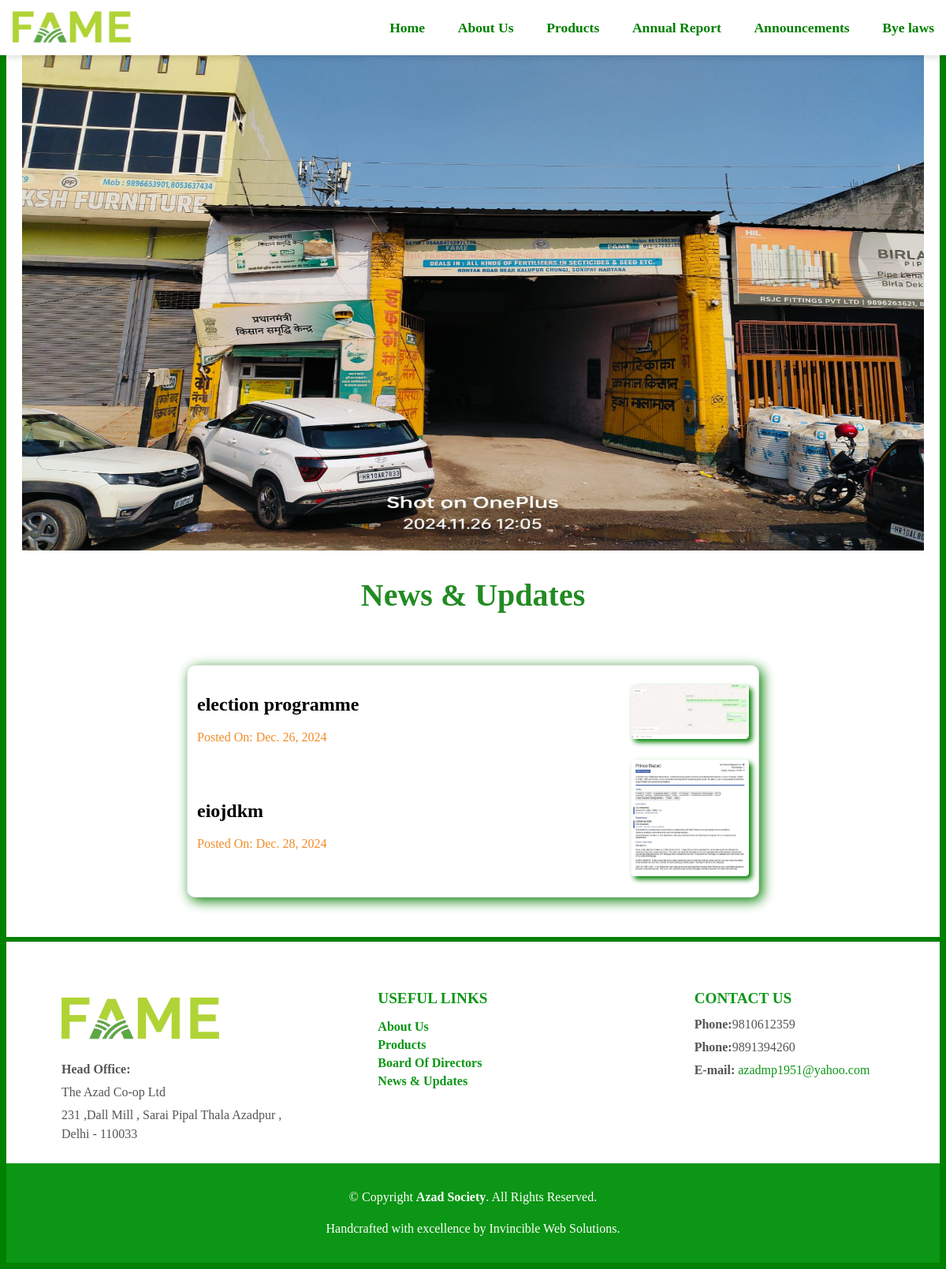
The page /website/Announcements/ on the database its author committed.
### website/models.py (models this page shows, shortened)
class HomeSlide(models.Model):
    Heading=models.CharField(max_length=100)
    Establishedyear=models.IntegerField(max_length=4,default="2024")
    Registrationnumber=models.CharField(max_length=25,default="MSCS/CR/208/2005")
    Officetype=models.CharField(max_length=20)
    Address=models.CharField(max_length=100)
    Logo=models.ImageField(upload_to='website/HomeSlide/images/logo',default="")
    Banner=models.ImageField(upload_to='website/HomeSlide/images/banner',default="")
    news_heading=models.CharField(max_length=50,default="")
    news_date=models.DateField(default="2004-01-01")
    news_image=models.ImageField(upload_to="website/HomeSlide/images/news",default="")
    news_Attachment=models.FileField(upload_to="websit/HomeSlide/attachment",default="")
    Phone1=models.IntegerField()
    Phone2=models.IntegerField()
    Email=models.EmailField()

class Announcement(models.Model):
    Announcement="Announcement"
    Image=models.ImageField(upload_to='website/Announcements/images',default="")

class NewsandUpdate(models.Model):
    News_date=models.DateField()
    News_title=models.CharField(max_length=20)
    News_desc=models.CharField(max_length=30)
    News_image=models.ImageField(upload_to='website/News/images',default="")
    News_attachment=models.FileField(upload_to='website/News/Attachments',default="")

### website/views.py (the view)
# urls.py: path('Announcements/',views.Announcements,name='Announcements'),
def Announcements(request):
    Announcements=Announcement.objects.all()
    Byelaws=Byelaw.objects.all()
    Homeslide=HomeSlide.objects.all()
    Products=Product.objects.all()
    directors=director.objects.all()
    Newsandupdates = NewsandUpdate.objects.all()
    n=len(Newsandupdates)
    params = {'Newsandupdates': Newsandupdates,range:range(n),'Product': Products,'director':directors,'Homeslide':Homeslide,'Byelaw':Byelaws,'Announcement':Announcements}
    return render(request,'website/announcements.html',params)

### website/templates/website/announcements.html (shortened to what this page needs)
{% extends 'website/basic.html' %}
{% block body %}
{%load static%}
      <section class="news-section">
        <div class="mainimg"style="width: 100%;">
          <img src='/media/{{Announcement.0.Image}}'style="width: 100%;"/><br>
        </div>
        <div class="news-header">
          <h2 class="heading2">News & Updates</h2>
        </div>
        <div class="news-card" style="margin-top: 20px;">
          {% for i in Newsandupdates %}
          {% load static %}
          <div class="news-content">
            <div class="news-text">
              <h3><a href='/media/{{i.News_attachment}}' style="color: black;">{{i.News_title}}</a></h3>
              <p class="news-date">Posted On: {{i.News_date}}</p>
            </div>
            <div class="news-image">
              <img src='/media/{{i.News_image}}' alt="News Image">
            </div>
            {%endfor%}
        </div>
        </div>
      </section>
      {% endblock %}

### website/templates/website/basic.html (shortened to what this page needs)
{%load  static%}
<!DOCTYPE html>
<html lang="en">
<head>
  <link rel="stylesheet" href="{% static 'style/style.css' %}">
</head>
<body class="body">
  {%load  static %}
  <header id="header" style="position: fixed;width: 100%;top: 0px;left: 0%;">
    <nav class="navbar">
      <div class="logo">
        <img src='/media/{{Homeslide.0.Logo}}'>
      </div>
      <ul class="nav-links" id="nav-links">
        <li><a href="/website/">Home</a></li>
        <li><a href="/website/aboutus">About Us</a></li>
        <li><a href="/website/Products">Products</a></li>
        <li><a href="/website/AnnualReports">Annual Report</a></li>
        <li><a href="/website/Announcements">Announcements</a></li>
        <li><a href='/media/{{Byelaw.0.Byelaw_document}}'>Bye laws</a></li>
      </ul>
    </nav>
  </header>
{% block body%}  {% endblock %}
  <footer class="footer">
    <div class="footer-container">
      <div class="footer-section">
        <h2 class="footer-logo"><img src='/media/{{Homeslide.0.Logo}}'/></h2>
        <p><strong>{{Homeslide.0.Officetype}}:</strong></p>
        <p>{{Homeslide.0.Heading}}</p>
        <p>{{Homeslide.0.Address}}</p>
      </div>
      <div class="footer-section">
        <h3>USEFUL LINKS</h3>
        <ul class="footer-links">
          <li><a href="/website/aboutus">About Us</a></li>
          <li><a href="/website/Products">Products</a></li>
          <li><a href="/website/Boardofdirectors">Board Of Directors</a></li>
          <li><a href="/website/Announcements">News & Updates</a></li>
        </ul>
      </div>
      <div class="footer-section">
        <h3>CONTACT US</h3>
        <p><strong>Phone:</strong>{{Homeslide.0.Phone1}}</p>
        <p><strong>Phone:</strong>{{Homeslide.0.Phone2}}</p>
        <p><strong>E-mail:</strong> <a href="mailto:famemkt@yahoo.in">{{Homeslide.0.Email}}</a></p>
      </div>
    <div class="footer-bottom">
      <p>© Copyright <strong>Azad Society</strong>. All Rights Reserved.</p>
      <p>Handcrafted with excellence by Invincible Web Solutions.</p>
    </div>
  </div>
  </footer>
</body>
</html>

### website/static/style/style.css (style rules this page uses)
body { background-color: #008000; }
.body { font-family: 'Times New Roman', Times, serif; }
#header { background-color: #fff; box-shadow: 0px 4px 6px rgba(0, 0, 0, 0.1); z-index: 1000; }
.mainimg img { display: block; }
header { background: white; padding: 0.5em 1em; box-shadow: 0 4px 6px rgba(0, 0, 0, 0.2); position: sticky; }
.navbar { display: flex; justify-content: space-between; align-items: center; position: relative; }
.logo img { width: 150px; height: auto; }
.nav-links { list-style: none; display: flex; gap: 1.5em; padding-right: 22px; margin: 0; }
.nav-links li a { text-decoration: none; color: #008000; font-weight: bold; font-size: 1.1em; position: relative; padding: 0.5em; transition: color 0.3s, transform 0.3s; }
.nav-links li a::after { content: ""; position: absolute; left: 0; bottom: 0; width: 0; height: 3px; background: #ffd700; transition: width 0.3s ease-in-out; }
.mainimg { background-color: black; width: 100%; height: 40rem; }
.mainimg img { height: 100%; width: 100%; margin-top: 0%; }
.heading2 { color: #0b9615; font-size: 38px; }
.news-section { display: flex; flex-direction: column; align-items: center; padding: 50px 20px; background-color: #fff; }
.news-card { max-width: 700px; width: 100%; background: #fff; border: 1px solid #e0e0e0; border-radius: 10px; box-shadow: 4px 4px 16px #008000; padding: 12px; text-align: center; }
.news-content { display: flex; justify-content: space-between; align-items: center; flex-wrap: wrap; }
.news-text { flex: 1; text-align: left; }
.news-text h3 { font-size: 1.5em; color: #333; font-weight: bold; margin-bottom: 5px; }
.news-date { font-size: 1em; color: #f28c28; }
.news-image { flex: 0 0 150px; height: 100%; margin-left: 20px; }
.news-image img { width: 100%; height: 100%; border-radius: 5px; box-shadow: 4px 4px 6px #008000; margin-bottom: 10px; }
a { text-decoration: none; color: #0b9615; }
.footer { margin-top: 0.5%; background-color: #fff; color: #000; padding: 40px 0px; padding-bottom: 0%; border-top: 2px solid #f0f0f0; }
.footer-container { display: flex; flex-wrap: wrap; justify-content: space-between; gap: 20px; }
.footer-section { flex: 1; min-width: 250px; align-items: start; padding-left: 70px; }
.footer-logo { height: auto; width: 200px; }
.footer-logo img { height: 100%; width: 100%; }
.footer-section h3 { font-size: 1.2rem; color: #0b9615; margin-bottom: 10px; }
.footer-section p { margin: 5px 0; line-height: 1.5; }
.footer-links { list-style: none; padding: 0; }
.footer-links li { margin: 5px 0; }
.footer-links a { color: #0b9615; font-weight: bold; }
.footer-bottom { width: 100%; text-align: center; background-color: #0b9615; color: #ffffff; padding: 15px; margin: 0%; font-size: 0.9rem; }
.footer-bottom p { color: white; }
.footer-bottom strong { color: #fff; }
h2 { font-size: 24px; margin-bottom: 15px; color: #333; }
p { font-size: 16px; color: #555; line-height: 1.5; }
.news-header { margin-bottom: 30px; }
.heading2 { font-size: 2.5rem; font-weight: bold; color: #228B22; }

### rows shown on the page
HomeSlide: Logo (picture), Officetype "Head Office", Heading "The Azad Co-op Ltd", Address "231 ,Dall Mill , Sarai Pipal Thala Azadpur , Delhi - 110033", Phone1 "9810612359", Phone2 "9891394260", Email "azadmp1951@yahoo.com"
Announcement: Image (picture)
NewsandUpdate: News_title "election programme", News_date "Dec. 26, 2024", News_image (picture)
NewsandUpdate: News_title "eiojdkm", News_date "Dec. 28, 2024", News_image (picture)
